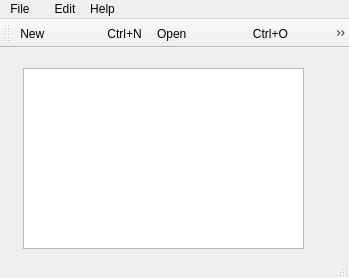
<?xml version="1.0" encoding="UTF-8"?>
<ui version="4.0">
 <class>texteditor</class>
 <widget class="QMainWindow" name="texteditor">
  <property name="geometry">
   <rect>
    <x>0</x>
    <y>0</y>
    <width>349</width>
    <height>278</height>
   </rect>
  </property>
  <property name="windowTitle">
   <string>texteditor</string>
  </property>
  <widget class="QWidget" name="centralwidget">
   <widget class="QPlainTextEdit" name="plainTextEdit">
    <property name="geometry">
     <rect>
      <x>23</x>
      <y>20</y>
      <width>281</width>
      <height>181</height>
     </rect>
    </property>
   </widget>
  </widget>
  <widget class="QMenuBar" name="Menubar">
   <property name="geometry">
    <rect>
     <x>0</x>
     <y>0</y>
     <width>349</width>
     <height>21</height>
    </rect>
   </property>
   <widget class="QMenu" name="menuFile">
    <property name="title">
     <string>File   </string>
    </property>
    <addaction name="separator"/>
    <addaction name="actionNew"/>
    <addaction name="actionOpen"/>
    <addaction name="actionSave"/>
    <addaction name="actionSave_As"/>
    <addaction name="separator"/>
    <addaction name="actionExit"/>
   </widget>
   <widget class="QMenu" name="menuEdit">
    <property name="title">
     <string>Edit</string>
    </property>
    <addaction name="actionCut"/>
    <addaction name="actionCopy"/>
    <addaction name="actionPaste"/>
    <addaction name="actionUndo_Ctrl_Z"/>
    <addaction name="actionRedo_Ctrl_Y"/>
   </widget>
   <widget class="QMenu" name="menuHelp">
    <property name="title">
     <string>Help</string>
    </property>
    <addaction name="actionAbout"/>
    <addaction name="actionAbout_Qt"/>
   </widget>
   <addaction name="menuFile"/>
   <addaction name="menuEdit"/>
   <addaction name="menuHelp"/>
  </widget>
  <widget class="QStatusBar" name="statusbar"/>
  <widget class="QToolBar" name="toolBar">
   <property name="windowTitle">
    <string>toolBar</string>
   </property>
   <attribute name="toolBarArea">
    <enum>TopToolBarArea</enum>
   </attribute>
   <attribute name="toolBarBreak">
    <bool>false</bool>
   </attribute>
   <addaction name="actionNew"/>
   <addaction name="actionOpen"/>
   <addaction name="actionSave"/>
   <addaction name="actionCut"/>
   <addaction name="actionCopy"/>
   <addaction name="actionPaste"/>
  </widget>
  <action name="actionNew">
   <property name="icon">
    <iconset resource="icones.qrc">
     <normaloff>:/new/prefix1/New.png</normaloff>:/new/prefix1/New.png</iconset>
   </property>
   <property name="text">
    <string>New                   Ctrl+N </string>
   </property>
  </action>
  <action name="actionOpen">
   <property name="icon">
    <iconset resource="icones.qrc">
     <normaloff>:/new/prefix1/Open.png</normaloff>:/new/prefix1/Open.png</iconset>
   </property>
   <property name="text">
    <string>Open                    Ctrl+O</string>
   </property>
  </action>
  <action name="actionSave">
   <property name="icon">
    <iconset resource="icones.qrc">
     <normaloff>:/new/prefix1/save.png</normaloff>:/new/prefix1/save.png</iconset>
   </property>
   <property name="text">
    <string>Save                          Ctrl+S</string>
   </property>
  </action>
  <action name="actionSave_As">
   <property name="icon">
    <iconset resource="icones.qrc">
     <normaloff>:/new/prefix1/save as.png</normaloff>:/new/prefix1/save as.png</iconset>
   </property>
   <property name="text">
    <string>Save As                    Ctrl+Shift+S</string>
   </property>
  </action>
  <action name="actionExit">
   <property name="icon">
    <iconset resource="icones.qrc">
     <normaloff>:/new/prefix1/exit.png</normaloff>:/new/prefix1/exit.png</iconset>
   </property>
   <property name="text">
    <string>Exit                    Ctrl+Q</string>
   </property>
  </action>
  <action name="actionCut">
   <property name="icon">
    <iconset resource="icones.qrc">
     <normaloff>:/new/prefix1/cut.png</normaloff>:/new/prefix1/cut.png</iconset>
   </property>
   <property name="text">
    <string>Cut                    Ctrl+X</string>
   </property>
  </action>
  <action name="actionCopy">
   <property name="icon">
    <iconset resource="icones.qrc">
     <normaloff>:/new/prefix1/copy.png</normaloff>:/new/prefix1/copy.png</iconset>
   </property>
   <property name="text">
    <string>Copy                    Ctrl+C</string>
   </property>
  </action>
  <action name="actionPaste">
   <property name="icon">
    <iconset resource="icones.qrc">
     <normaloff>:/new/prefix1/paste.png</normaloff>:/new/prefix1/paste.png</iconset>
   </property>
   <property name="text">
    <string>Paste                    Ctrl+V</string>
   </property>
  </action>
  <action name="actionAbout">
   <property name="icon">
    <iconset resource="icones.qrc">
     <normaloff>:/new/prefix1/about.png</normaloff>:/new/prefix1/about.png</iconset>
   </property>
   <property name="text">
    <string>About</string>
   </property>
  </action>
  <action name="actionAbout_Qt">
   <property name="icon">
    <iconset resource="icones.qrc">
     <normaloff>:/new/prefix1/about qt.png</normaloff>:/new/prefix1/about qt.png</iconset>
   </property>
   <property name="text">
    <string>About Qt</string>
   </property>
  </action>
  <action name="actionUndo_Ctrl_Z">
   <property name="icon">
    <iconset resource="icones.qrc">
     <normaloff>:/new/prefix1/Undo_Ctrl_Z.png</normaloff>:/new/prefix1/Undo_Ctrl_Z.png</iconset>
   </property>
   <property name="text">
    <string>Undo                    Ctrl+Z</string>
   </property>
  </action>
  <action name="actionRedo_Ctrl_Y">
   <property name="icon">
    <iconset resource="icones.qrc">
     <normaloff>:/new/prefix1/Redo_Ctrl_Y.png</normaloff>:/new/prefix1/Redo_Ctrl_Y.png</iconset>
   </property>
   <property name="text">
    <string>Redo                    Ctrl+Y</string>
   </property>
  </action>
 </widget>
 <resources>
  <include location="icones.qrc"/>
 </resources>
 <connections/>
</ui>
